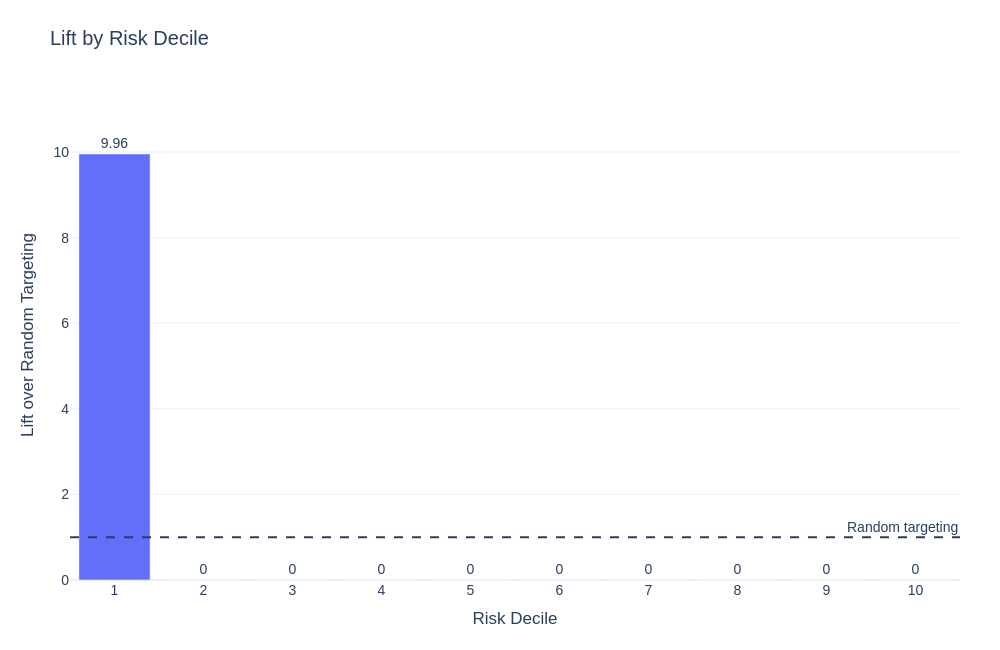

Notebook source saved alongside this figure:
### Code cell
fig = go.Figure()

fig.add_trace(
    go.Bar(
        x=lift_gains_table["decile"].astype(str),
        y=lift_gains_table["lift"],
        text=lift_gains_table["lift"].round(2),
        textposition="outside",
        name="Lift",
        hovertemplate=(
            "Risk decile: %{x}<br>"
            "Lift: %{y:.2f}<extra></extra>"
        )
    )
)

fig.add_hline(
    y=1,
    line_dash="dash",
    annotation_text="Random targeting",
    annotation_position="top right"
)

fig = apply_plotly_layout(
    fig,
    title="Lift by Risk Decile",
    xaxis_title="Risk Decile",
    yaxis_title="Lift over Random Targeting"
)

fig.update_yaxes(range=[0, max(1.1, lift_gains_table["lift"].max() * 1.15)])

save_plotly_figure(fig, "lift-by-risk-decile")
fig.show()

### Figure 1 — Plotly figure (JSON) as saved in the notebook; plotly's stock layout.template omitted (floating-point values rounded to 4 significant figures)
{"data": [{"hovertemplate": "Risk decile: %{x}<br>Lift: %{y:.2f}<extra></extra>", "name": "Lift", "text": [9.96, 0.0, 0.0, 0.0, 0.0, 0.0, 0.0, 0.0, 0.0, 0.0], "textposition": "outside", "type": "bar", "x": ["1", "2", "3", "4", "5", "6", "7", "8", "9", "10"], "y": [9.957, 0.0, 0.0, 0.0, 0.0, 0.0, 0.0, 0.0, 0.0, 0.0]}], "layout": {"annotations": [{"showarrow": false, "text": "Random targeting", "x": 1, "xanchor": "right", "xref": "x domain", "y": 1, "yanchor": "bottom", "yref": "y"}], "font": {"family": "Arial", "size": 14}, "height": 650, "legend": {"orientation": "h", "x": 1, "xanchor": "right", "y": 1.02, "yanchor": "bottom"}, "margin": {"b": 70, "l": 70, "r": 40, "t": 90}, "shapes": [{"line": {"dash": "dash"}, "type": "line", "x0": 0, "x1": 1, "xref": "x domain", "y0": 1, "y1": 1, "yref": "y"}], "title": {"font": {"size": 20}, "text": "Lift by Risk Decile"}, "width": 1000, "xaxis": {"title": {"text": "Risk Decile"}}, "yaxis": {"range": [0, 11.45], "title": {"text": "Lift over Random Targeting"}}}}
